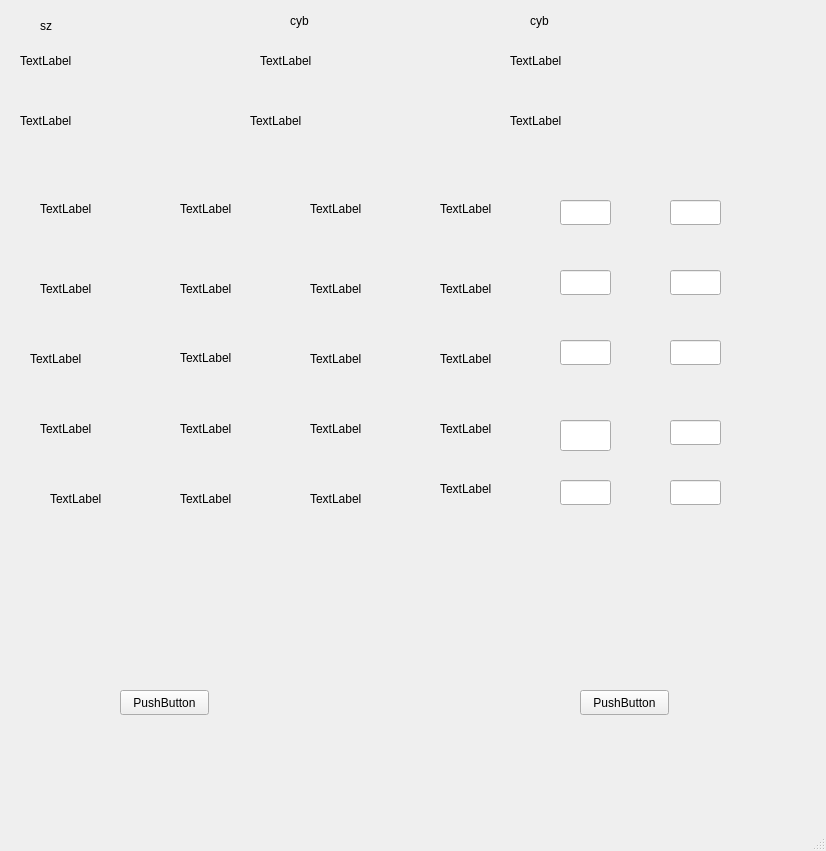
<?xml version="1.0" encoding="UTF-8"?>
<ui version="4.0">
 <class>MainWindow</class>
 <widget class="QMainWindow" name="MainWindow">
  <property name="geometry">
   <rect>
    <x>0</x>
    <y>0</y>
    <width>826</width>
    <height>851</height>
   </rect>
  </property>
  <property name="windowTitle">
   <string>MainWindow</string>
  </property>
  <widget class="QWidget" name="centralwidget">
   <widget class="QLabel" name="shangzhen">
    <property name="geometry">
     <rect>
      <x>40</x>
      <y>10</y>
      <width>91</width>
      <height>31</height>
     </rect>
    </property>
    <property name="text">
     <string>sz</string>
    </property>
   </widget>
   <widget class="QLabel" name="chuanyeban">
    <property name="geometry">
     <rect>
      <x>530</x>
      <y>10</y>
      <width>81</width>
      <height>21</height>
     </rect>
    </property>
    <property name="text">
     <string>cyb</string>
    </property>
   </widget>
   <widget class="QLabel" name="shenzhen">
    <property name="geometry">
     <rect>
      <x>290</x>
      <y>10</y>
      <width>81</width>
      <height>21</height>
     </rect>
    </property>
    <property name="text">
     <string>cyb</string>
    </property>
   </widget>
   <widget class="QLabel" name="label_4">
    <property name="geometry">
     <rect>
      <x>20</x>
      <y>40</y>
      <width>171</width>
      <height>41</height>
     </rect>
    </property>
    <property name="text">
     <string>TextLabel</string>
    </property>
   </widget>
   <widget class="QLabel" name="label_5">
    <property name="geometry">
     <rect>
      <x>20</x>
      <y>100</y>
      <width>171</width>
      <height>41</height>
     </rect>
    </property>
    <property name="text">
     <string>TextLabel</string>
    </property>
   </widget>
   <widget class="QLabel" name="label_6">
    <property name="geometry">
     <rect>
      <x>260</x>
      <y>40</y>
      <width>171</width>
      <height>41</height>
     </rect>
    </property>
    <property name="text">
     <string>TextLabel</string>
    </property>
   </widget>
   <widget class="QLabel" name="label_7">
    <property name="geometry">
     <rect>
      <x>250</x>
      <y>100</y>
      <width>171</width>
      <height>41</height>
     </rect>
    </property>
    <property name="text">
     <string>TextLabel</string>
    </property>
   </widget>
   <widget class="QLabel" name="label_8">
    <property name="geometry">
     <rect>
      <x>510</x>
      <y>40</y>
      <width>171</width>
      <height>41</height>
     </rect>
    </property>
    <property name="text">
     <string>TextLabel</string>
    </property>
   </widget>
   <widget class="QLabel" name="label_9">
    <property name="geometry">
     <rect>
      <x>510</x>
      <y>100</y>
      <width>171</width>
      <height>41</height>
     </rect>
    </property>
    <property name="text">
     <string>TextLabel</string>
    </property>
   </widget>
   <widget class="QLabel" name="label_10">
    <property name="geometry">
     <rect>
      <x>40</x>
      <y>200</y>
      <width>67</width>
      <height>17</height>
     </rect>
    </property>
    <property name="text">
     <string>TextLabel</string>
    </property>
   </widget>
   <widget class="QLabel" name="label_11">
    <property name="geometry">
     <rect>
      <x>180</x>
      <y>200</y>
      <width>67</width>
      <height>17</height>
     </rect>
    </property>
    <property name="text">
     <string>TextLabel</string>
    </property>
   </widget>
   <widget class="QLabel" name="label_12">
    <property name="geometry">
     <rect>
      <x>310</x>
      <y>200</y>
      <width>67</width>
      <height>17</height>
     </rect>
    </property>
    <property name="text">
     <string>TextLabel</string>
    </property>
   </widget>
   <widget class="QLineEdit" name="lineEdit">
    <property name="geometry">
     <rect>
      <x>560</x>
      <y>200</y>
      <width>51</width>
      <height>25</height>
     </rect>
    </property>
   </widget>
   <widget class="QLabel" name="label_13">
    <property name="geometry">
     <rect>
      <x>40</x>
      <y>280</y>
      <width>67</width>
      <height>17</height>
     </rect>
    </property>
    <property name="text">
     <string>TextLabel</string>
    </property>
   </widget>
   <widget class="QLabel" name="label_14">
    <property name="geometry">
     <rect>
      <x>180</x>
      <y>280</y>
      <width>67</width>
      <height>17</height>
     </rect>
    </property>
    <property name="text">
     <string>TextLabel</string>
    </property>
   </widget>
   <widget class="QLabel" name="label_15">
    <property name="geometry">
     <rect>
      <x>310</x>
      <y>280</y>
      <width>67</width>
      <height>17</height>
     </rect>
    </property>
    <property name="text">
     <string>TextLabel</string>
    </property>
   </widget>
   <widget class="QLabel" name="label_16">
    <property name="geometry">
     <rect>
      <x>30</x>
      <y>350</y>
      <width>67</width>
      <height>17</height>
     </rect>
    </property>
    <property name="text">
     <string>TextLabel</string>
    </property>
   </widget>
   <widget class="QLabel" name="label_17">
    <property name="geometry">
     <rect>
      <x>180</x>
      <y>350</y>
      <width>67</width>
      <height>16</height>
     </rect>
    </property>
    <property name="text">
     <string>TextLabel</string>
    </property>
   </widget>
   <widget class="QLabel" name="label_18">
    <property name="geometry">
     <rect>
      <x>310</x>
      <y>350</y>
      <width>67</width>
      <height>17</height>
     </rect>
    </property>
    <property name="text">
     <string>TextLabel</string>
    </property>
   </widget>
   <widget class="QLabel" name="label_19">
    <property name="geometry">
     <rect>
      <x>40</x>
      <y>420</y>
      <width>67</width>
      <height>17</height>
     </rect>
    </property>
    <property name="text">
     <string>TextLabel</string>
    </property>
   </widget>
   <widget class="QLabel" name="label_20">
    <property name="geometry">
     <rect>
      <x>180</x>
      <y>420</y>
      <width>67</width>
      <height>17</height>
     </rect>
    </property>
    <property name="text">
     <string>TextLabel</string>
    </property>
   </widget>
   <widget class="QLabel" name="label_21">
    <property name="geometry">
     <rect>
      <x>310</x>
      <y>420</y>
      <width>67</width>
      <height>17</height>
     </rect>
    </property>
    <property name="text">
     <string>TextLabel</string>
    </property>
   </widget>
   <widget class="QLabel" name="label_22">
    <property name="geometry">
     <rect>
      <x>50</x>
      <y>490</y>
      <width>67</width>
      <height>17</height>
     </rect>
    </property>
    <property name="text">
     <string>TextLabel</string>
    </property>
   </widget>
   <widget class="QLabel" name="label_23">
    <property name="geometry">
     <rect>
      <x>180</x>
      <y>490</y>
      <width>67</width>
      <height>17</height>
     </rect>
    </property>
    <property name="text">
     <string>TextLabel</string>
    </property>
   </widget>
   <widget class="QLabel" name="label_24">
    <property name="geometry">
     <rect>
      <x>310</x>
      <y>490</y>
      <width>67</width>
      <height>17</height>
     </rect>
    </property>
    <property name="text">
     <string>TextLabel</string>
    </property>
   </widget>
   <widget class="QLineEdit" name="lineEdit_6">
    <property name="geometry">
     <rect>
      <x>670</x>
      <y>340</y>
      <width>51</width>
      <height>25</height>
     </rect>
    </property>
   </widget>
   <widget class="QLineEdit" name="lineEdit_7">
    <property name="geometry">
     <rect>
      <x>560</x>
      <y>420</y>
      <width>51</width>
      <height>31</height>
     </rect>
    </property>
   </widget>
   <widget class="QLineEdit" name="lineEdit_2">
    <property name="geometry">
     <rect>
      <x>670</x>
      <y>200</y>
      <width>51</width>
      <height>25</height>
     </rect>
    </property>
   </widget>
   <widget class="QLineEdit" name="lineEdit_8">
    <property name="geometry">
     <rect>
      <x>670</x>
      <y>420</y>
      <width>51</width>
      <height>25</height>
     </rect>
    </property>
   </widget>
   <widget class="QLineEdit" name="lineEdit_3">
    <property name="geometry">
     <rect>
      <x>560</x>
      <y>270</y>
      <width>51</width>
      <height>25</height>
     </rect>
    </property>
   </widget>
   <widget class="QLineEdit" name="lineEdit_9">
    <property name="geometry">
     <rect>
      <x>560</x>
      <y>480</y>
      <width>51</width>
      <height>25</height>
     </rect>
    </property>
   </widget>
   <widget class="QLineEdit" name="lineEdit_4">
    <property name="geometry">
     <rect>
      <x>670</x>
      <y>270</y>
      <width>51</width>
      <height>25</height>
     </rect>
    </property>
   </widget>
   <widget class="QLineEdit" name="lineEdit_10">
    <property name="geometry">
     <rect>
      <x>670</x>
      <y>480</y>
      <width>51</width>
      <height>25</height>
     </rect>
    </property>
   </widget>
   <widget class="QLineEdit" name="lineEdit_5">
    <property name="geometry">
     <rect>
      <x>560</x>
      <y>340</y>
      <width>51</width>
      <height>25</height>
     </rect>
    </property>
   </widget>
   <widget class="QPushButton" name="pushButton">
    <property name="geometry">
     <rect>
      <x>120</x>
      <y>690</y>
      <width>89</width>
      <height>25</height>
     </rect>
    </property>
    <property name="text">
     <string>PushButton</string>
    </property>
   </widget>
   <widget class="QPushButton" name="pushButton_2">
    <property name="geometry">
     <rect>
      <x>580</x>
      <y>690</y>
      <width>89</width>
      <height>25</height>
     </rect>
    </property>
    <property name="text">
     <string>PushButton</string>
    </property>
   </widget>
   <widget class="QLabel" name="label">
    <property name="geometry">
     <rect>
      <x>440</x>
      <y>200</y>
      <width>67</width>
      <height>17</height>
     </rect>
    </property>
    <property name="text">
     <string>TextLabel</string>
    </property>
   </widget>
   <widget class="QLabel" name="label_2">
    <property name="geometry">
     <rect>
      <x>440</x>
      <y>280</y>
      <width>67</width>
      <height>17</height>
     </rect>
    </property>
    <property name="text">
     <string>TextLabel</string>
    </property>
   </widget>
   <widget class="QLabel" name="label_3">
    <property name="geometry">
     <rect>
      <x>440</x>
      <y>350</y>
      <width>67</width>
      <height>17</height>
     </rect>
    </property>
    <property name="text">
     <string>TextLabel</string>
    </property>
   </widget>
   <widget class="QLabel" name="label_25">
    <property name="geometry">
     <rect>
      <x>440</x>
      <y>420</y>
      <width>67</width>
      <height>17</height>
     </rect>
    </property>
    <property name="text">
     <string>TextLabel</string>
    </property>
   </widget>
   <widget class="QLabel" name="label_26">
    <property name="geometry">
     <rect>
      <x>440</x>
      <y>480</y>
      <width>67</width>
      <height>17</height>
     </rect>
    </property>
    <property name="text">
     <string>TextLabel</string>
    </property>
   </widget>
  </widget>
  <widget class="QMenuBar" name="menubar">
   <property name="geometry">
    <rect>
     <x>0</x>
     <y>0</y>
     <width>826</width>
     <height>22</height>
    </rect>
   </property>
  </widget>
  <widget class="QStatusBar" name="statusbar"/>
 </widget>
 <resources/>
 <connections/>
</ui>
